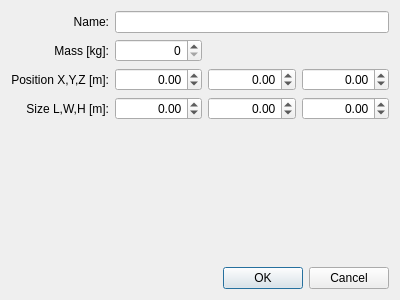
<?xml version="1.0" encoding="UTF-8"?>
<ui version="4.0">
 <class>DialogEditBox</class>
 <widget class="QDialog" name="DialogEditBox">
  <property name="geometry">
   <rect>
    <x>0</x>
    <y>0</y>
    <width>400</width>
    <height>300</height>
   </rect>
  </property>
  <property name="windowTitle">
   <string>Box</string>
  </property>
  <property name="modal">
   <bool>true</bool>
  </property>
  <layout class="QGridLayout" name="gridLayout">
   <item row="2" column="2">
    <widget class="QDoubleSpinBox" name="spinBox_Y">
     <property name="alignment">
      <set>Qt::AlignRight|Qt::AlignTrailing|Qt::AlignVCenter</set>
     </property>
     <property name="decimals">
      <number>2</number>
     </property>
     <property name="minimum">
      <double>-99.989999999999995</double>
     </property>
     <property name="maximum">
      <double>99.989999999999995</double>
     </property>
    </widget>
   </item>
   <item row="3" column="3">
    <widget class="QDoubleSpinBox" name="spinBox_H">
     <property name="alignment">
      <set>Qt::AlignRight|Qt::AlignTrailing|Qt::AlignVCenter</set>
     </property>
     <property name="decimals">
      <number>2</number>
     </property>
     <property name="minimum">
      <double>-99.989999999999995</double>
     </property>
     <property name="maximum">
      <double>99.989999999999995</double>
     </property>
    </widget>
   </item>
   <item row="3" column="0">
    <widget class="QLabel" name="labelLWH">
     <property name="text">
      <string>Size L,W,H [m]:</string>
     </property>
     <property name="alignment">
      <set>Qt::AlignRight|Qt::AlignTrailing|Qt::AlignVCenter</set>
     </property>
     <property name="buddy">
      <cstring>spinBox_L</cstring>
     </property>
    </widget>
   </item>
   <item row="1" column="1">
    <widget class="QDoubleSpinBox" name="spinBox_Mass">
     <property name="alignment">
      <set>Qt::AlignRight|Qt::AlignTrailing|Qt::AlignVCenter</set>
     </property>
     <property name="decimals">
      <number>0</number>
     </property>
     <property name="maximum">
      <double>99999.000000000000000</double>
     </property>
    </widget>
   </item>
   <item row="3" column="2">
    <widget class="QDoubleSpinBox" name="spinBox_W">
     <property name="alignment">
      <set>Qt::AlignRight|Qt::AlignTrailing|Qt::AlignVCenter</set>
     </property>
     <property name="decimals">
      <number>2</number>
     </property>
     <property name="minimum">
      <double>-99.989999999999995</double>
     </property>
     <property name="maximum">
      <double>99.989999999999995</double>
     </property>
    </widget>
   </item>
   <item row="2" column="0">
    <widget class="QLabel" name="labelXYZ">
     <property name="text">
      <string>Position X,Y,Z [m]:</string>
     </property>
     <property name="alignment">
      <set>Qt::AlignRight|Qt::AlignTrailing|Qt::AlignVCenter</set>
     </property>
     <property name="buddy">
      <cstring>spinBox_X</cstring>
     </property>
    </widget>
   </item>
   <item row="2" column="1">
    <widget class="QDoubleSpinBox" name="spinBox_X">
     <property name="alignment">
      <set>Qt::AlignRight|Qt::AlignTrailing|Qt::AlignVCenter</set>
     </property>
     <property name="decimals">
      <number>2</number>
     </property>
     <property name="minimum">
      <double>-99.989999999999995</double>
     </property>
     <property name="maximum">
      <double>99.989999999999995</double>
     </property>
    </widget>
   </item>
   <item row="5" column="0" colspan="4">
    <widget class="QDialogButtonBox" name="buttonBox">
     <property name="orientation">
      <enum>Qt::Horizontal</enum>
     </property>
     <property name="standardButtons">
      <set>QDialogButtonBox::Cancel|QDialogButtonBox::Ok</set>
     </property>
    </widget>
   </item>
   <item row="1" column="0">
    <widget class="QLabel" name="labelMass">
     <property name="text">
      <string>Mass [kg]:</string>
     </property>
     <property name="alignment">
      <set>Qt::AlignRight|Qt::AlignTrailing|Qt::AlignVCenter</set>
     </property>
     <property name="buddy">
      <cstring>spinBox_Mass</cstring>
     </property>
    </widget>
   </item>
   <item row="3" column="1">
    <widget class="QDoubleSpinBox" name="spinBox_L">
     <property name="alignment">
      <set>Qt::AlignRight|Qt::AlignTrailing|Qt::AlignVCenter</set>
     </property>
     <property name="decimals">
      <number>2</number>
     </property>
     <property name="minimum">
      <double>-99.989999999999995</double>
     </property>
     <property name="maximum">
      <double>99.989999999999995</double>
     </property>
    </widget>
   </item>
   <item row="2" column="3">
    <widget class="QDoubleSpinBox" name="spinBox_Z">
     <property name="alignment">
      <set>Qt::AlignRight|Qt::AlignTrailing|Qt::AlignVCenter</set>
     </property>
     <property name="decimals">
      <number>2</number>
     </property>
     <property name="minimum">
      <double>-99.989999999999995</double>
     </property>
     <property name="maximum">
      <double>99.989999999999995</double>
     </property>
    </widget>
   </item>
   <item row="0" column="0">
    <widget class="QLabel" name="labelName">
     <property name="text">
      <string>Name:</string>
     </property>
     <property name="alignment">
      <set>Qt::AlignRight|Qt::AlignTrailing|Qt::AlignVCenter</set>
     </property>
     <property name="buddy">
      <cstring>lineEditName</cstring>
     </property>
    </widget>
   </item>
   <item row="0" column="1" colspan="3">
    <widget class="QLineEdit" name="lineEditName"/>
   </item>
   <item row="4" column="2">
    <spacer name="verticalSpacer">
     <property name="orientation">
      <enum>Qt::Vertical</enum>
     </property>
     <property name="sizeHint" stdset="0">
      <size>
       <width>20</width>
       <height>158</height>
      </size>
     </property>
    </spacer>
   </item>
  </layout>
 </widget>
 <tabstops>
  <tabstop>lineEditName</tabstop>
  <tabstop>spinBox_Mass</tabstop>
  <tabstop>spinBox_X</tabstop>
  <tabstop>spinBox_Y</tabstop>
  <tabstop>spinBox_Z</tabstop>
  <tabstop>spinBox_L</tabstop>
  <tabstop>spinBox_W</tabstop>
  <tabstop>spinBox_H</tabstop>
 </tabstops>
 <resources/>
 <connections>
  <connection>
   <sender>buttonBox</sender>
   <signal>accepted()</signal>
   <receiver>DialogEditBox</receiver>
   <slot>accept()</slot>
   <hints>
    <hint type="sourcelabel">
     <x>228</x>
     <y>406</y>
    </hint>
    <hint type="destinationlabel">
     <x>157</x>
     <y>274</y>
    </hint>
   </hints>
  </connection>
  <connection>
   <sender>buttonBox</sender>
   <signal>rejected()</signal>
   <receiver>DialogEditBox</receiver>
   <slot>reject()</slot>
   <hints>
    <hint type="sourcelabel">
     <x>296</x>
     <y>412</y>
    </hint>
    <hint type="destinationlabel">
     <x>286</x>
     <y>274</y>
    </hint>
   </hints>
  </connection>
 </connections>
</ui>
